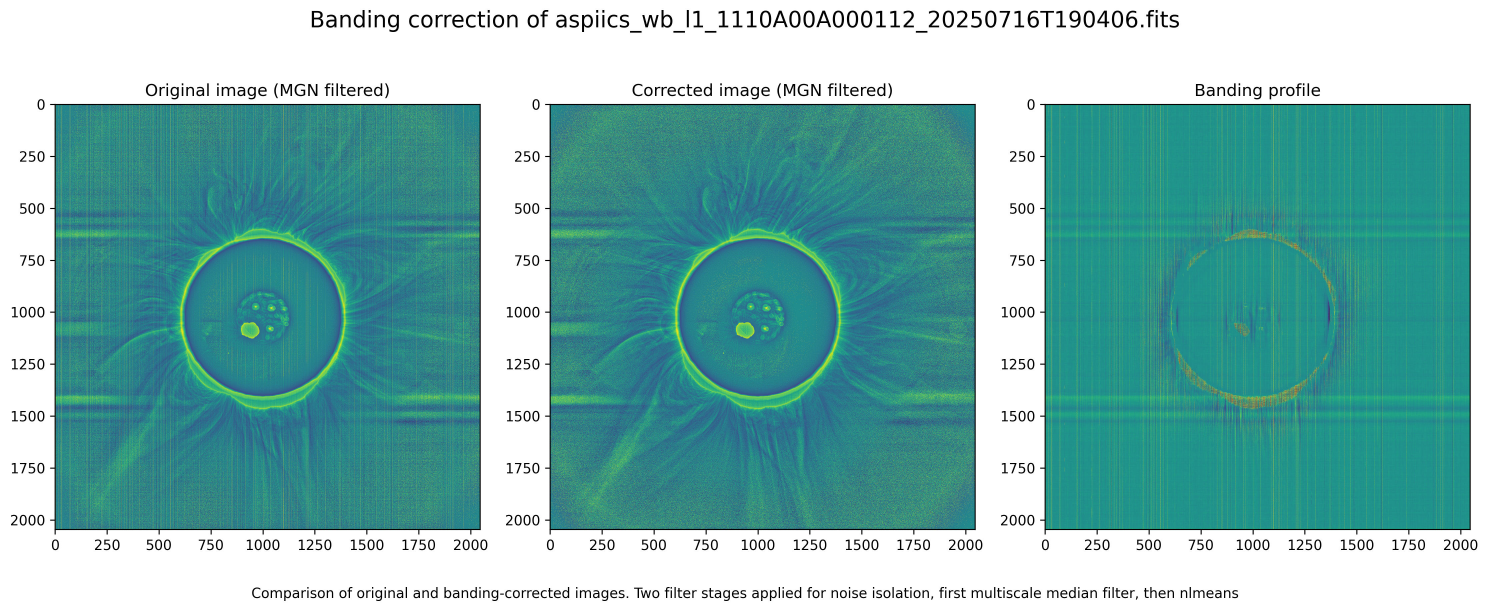
#> input picture images/L2_banding_reduction.jpg, 4464 x 1833 px (shown at 1/3 size); its folder holds only this picture in this run
$ python -i banding_denoise.py   (imports and definitions only)
#> lines starting #> are read from the running program, lines starting #| are printed output that depends on the picture; after the words box and inside, x2 and y2 are one past the last pixel; in counts of white or black regions, pixels touching at a corner belong together
"""
banding_denoise.py

Banding noise correction functions for ASPICIS L2 processing.

Copyright (c) 2026 Simeon Schmauß
SPDX-License-Identifier: MIT

Author: Simeon Schmauß <simeon.schmauss@gmail.com>
"""

from scipy.ndimage import median_filter, distance_transform_edt, binary_dilation
from skimage.restoration import denoise_nl_means
import sunkit_image.enhance as enhance
import matplotlib.pyplot as plt
import numpy as np
from scipy import ndimage

# [24 lines left out: functions split_rows, fill_nan_mirror, not called in this run]


def fast_nanmedian(img, size, *args, **kwargs):
    """Apply a windowed median filter to an image, handling NaN values appropriately.

    Fills NaNs by mirroring across nearest valid value before filtering.
    Uses vectorized_filter with np.nanmedian for images with uint16 type,
    otherwise uses faster standard median_filter.

    Parameters
    ----------
    img : numpy array
        The input image to be filtered.
    size : int or tuple
        Size of the median filter window.
    *args, **kwargs :
        Additional arguments to be passed to the median filter functions.

    Returns
    -------
    filtered_img : numpy array
        The median filtered image.
    """
#> called with size = 15
    if np.ndim(img) != 2:
        raise ValueError("fast_nanmedian only supports 2D images.")

    if np.isnan(img).all():
        # if all values are NaN, return as is
        # print("All NaN image passed to fast_nanmedian, returning as is.")
        return img
    elif np.isnan(img).any():
        mask = np.isfinite(img)

        r0 = mask.any(axis=1).argmax()
        r1 = mask.shape[0] - mask.any(axis=1)[::-1].argmax()
        c0 = mask.any(axis=0).argmax()
        c1 = mask.shape[1] - mask.any(axis=0)[::-1].argmax()
        cropped = img[r0:r1, c0:c1]

        # print(f"Cropped region for vectorized nanmedian: rows {r0}-{r1}, cols {c0}-{c1}")

        # fill NaNs in cropped region with nearest valid value
        cropped = fill_nan_mirror(cropped)

        # apply vectorized nanmedian to cropped region
        cropped_filtered = median_filter(cropped, size=size, *args, **kwargs)

        # place filtered cropped region back into all-NaN image
        img_filtered = np.full_like(img, np.nan)
        img_filtered[r0:r1, c0:c1] = cropped_filtered
        img_filtered[~mask] = np.nan

        return img_filtered
    # [22 lines of commented-out code are left out]
    else:
        # if no NaNs, use faster median filter
        return median_filter(img, size=size, *args, **kwargs)
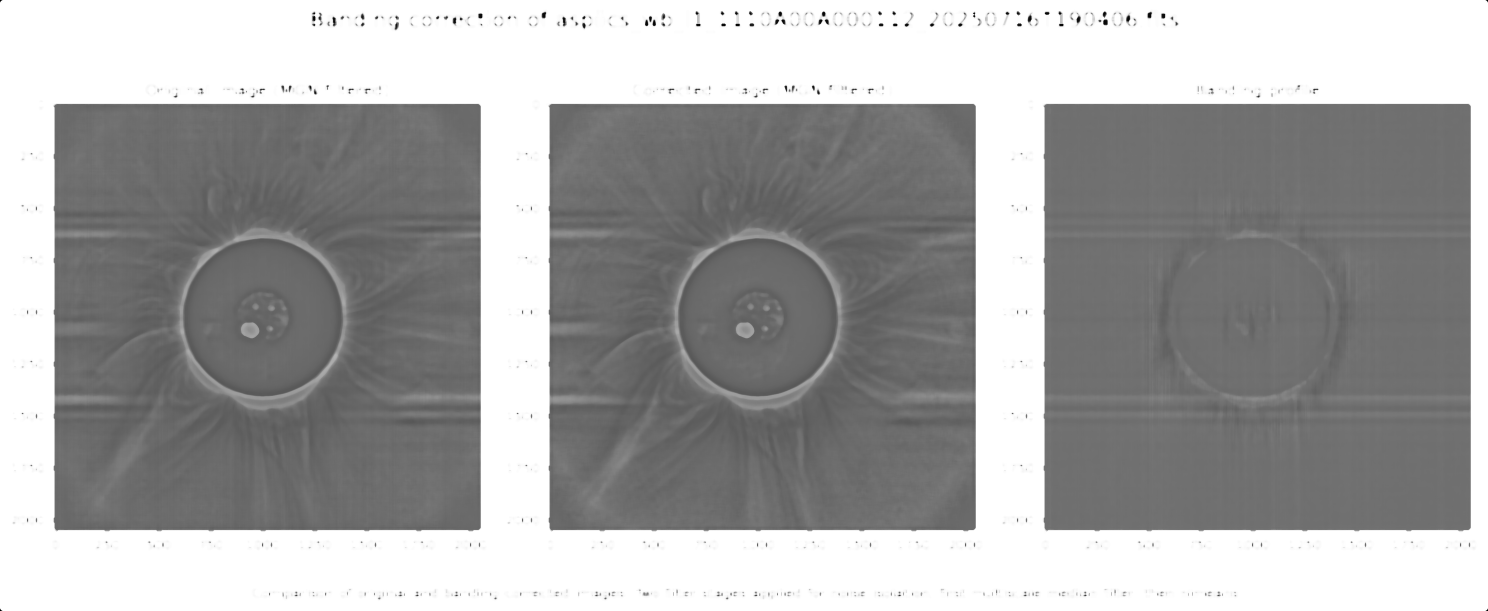
#> returned value: shape (1833, 4464) float32 (shown at 1/3 size); min 0, max 255, mean 166.9


# [57 lines left out: functions _calculate_banding_from_reference, _integer_downsample, _integer_upsample, not called in this run]


def _generate_banding_reference(img, ref_method="median", filter_2d=15, ref_downscale=1, structures_threshold=None):
    """
    Generate a reference image for banding profile calculation.

    Parameters
    ----------
    img : 2D numpy array
        The input image to be corrected.
    ref_method : str, optional
        Method to use for reference image generation. Options are "median" or "nlmeans".
    filter_2d : int, optional
        Size of the median filter applied in 2D to remove large structures.
    ref_downscale : int, optional
        Factor by which to downscale the reference image for banding profile calculation for faster processing.
        Default is 1 (no downscaling).
    structures_threshold : float, optional
        Threshold in standard deviation units to identify remaining structures.
        Default is 60 / filter_2d.

    Returns
    -------
    banding_ref : 2D numpy array
        The generated reference image for banding profile calculation.
        The same size as the input image regardless of downscaling.

    """

    banding_ref = np.float32(img.copy())

    if structures_threshold is None:
        # set default threshold for remaining structures filtering
        structures_threshold = 60 / filter_2d # threshold varies with filter size

    if ref_downscale > 1:
        # use average resampling to downscale image for faster processing
        banding_ref = _integer_downsample(banding_ref, ref_downscale)
        filter_2d = max(3, filter_2d // ref_downscale)

    if ref_method == "median":
        # use a median filtered image as reference for the banding profile calculation
        # this is prone to residual structures around high contast features
        img_med = fast_nanmedian(banding_ref, size=filter_2d, mode='constant')
        banding_ref = banding_ref - img_med
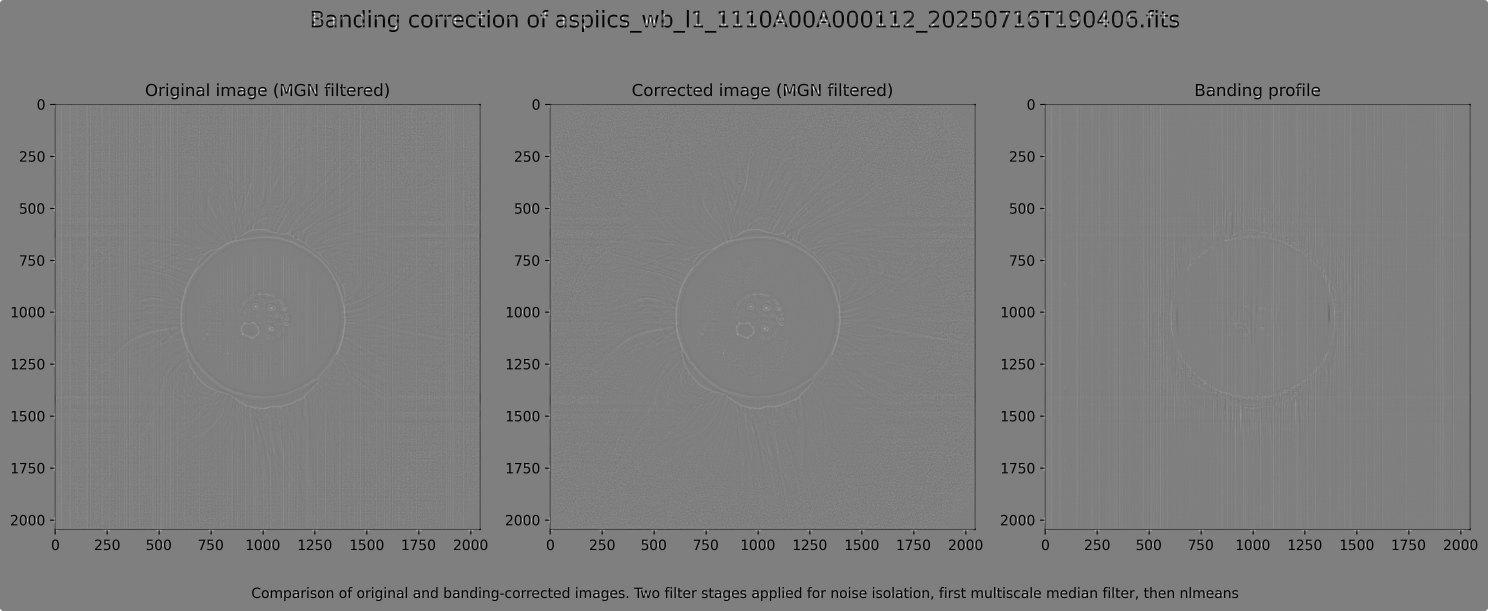
#> banding_ref: shape (1833, 4464) float32 (shown at 1/3 size); min -255, max 255, mean -3.6; drawn with min black and max white

    elif ref_method == "nlmeans":
        # use non-local means denoising to isolate banding profile
        # this is more robust against residual structures than median filtering

        # print("Using non-local means denoising for banding reference")

        sigma = np.nanstd(banding_ref)
        # fill NaNs before applying nlmeans to avoid edge artifacts and NaN bleeding
        img_ref_denoised = fill_nan_mirror(banding_ref)
        img_ref_denoised = denoise_nl_means(img_ref_denoised, h=0.8*sigma, fast_mode=True,
                                            patch_size=filter_2d//2, patch_distance=filter_2d//2, preserve_range=True)
        banding_ref = banding_ref - img_ref_denoised

    if structures_threshold is not False:
        # zero-out remaining structures above a certain amplitude
        std_ref = np.nanstd(banding_ref)
#> std_ref = 31.21
        remaining_structures = np.abs(banding_ref) > std_ref * structures_threshold
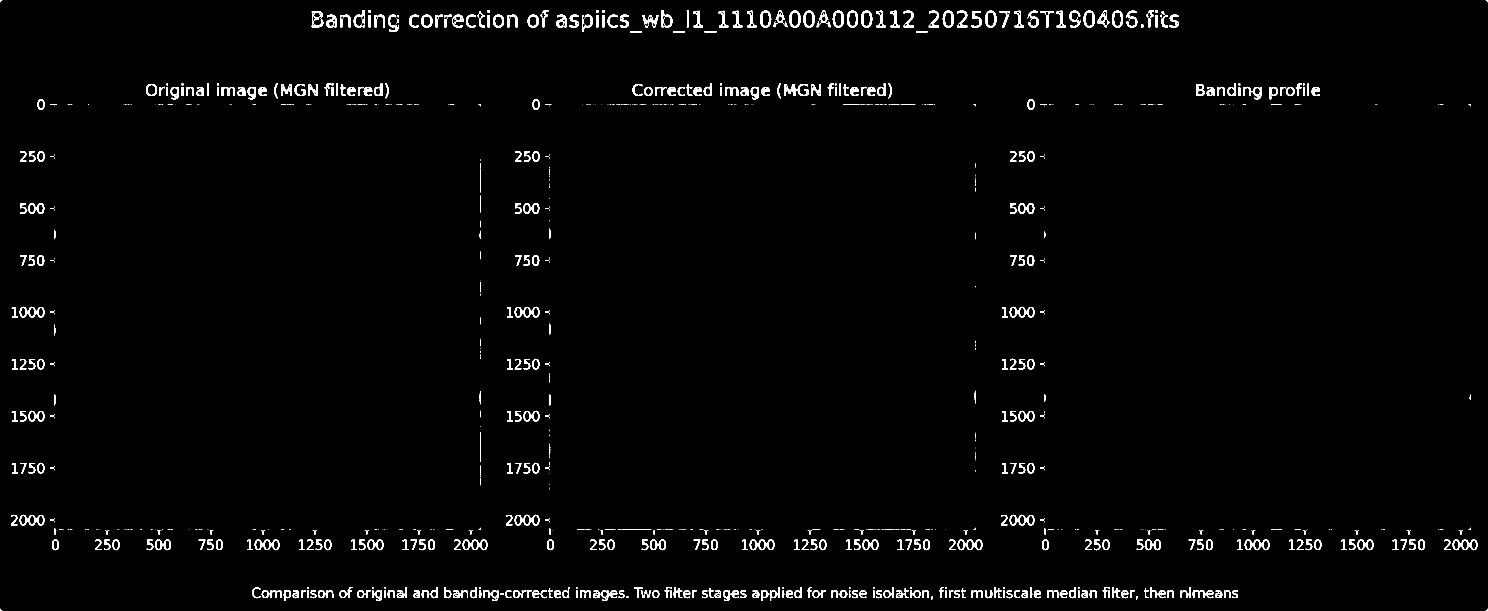
#> remaining_structures: shape (1833, 4464) bool (shown at 1/3 size); 1.6% white; 1333 white regions (707 under 20 px), largest, box (x1, y1, x2, y2) and area: (2583, 32, 2617, 83) 715, (2368, 32, 2402, 83) 709, (2280, 32, 2314, 83) 708
        # dilate the remaining structures mask because not every pixel is caught by the threshold
        structure = np.ones((3,3), dtype=bool)
        remaining_structures = binary_dilation(remaining_structures, structure=structure)
#> remaining_structures: shape (1833, 4464) bool; 2.7% white; 692 white regions (62 under 20 px), largest, box (x1, y1, x2, y2) and area: (2351, 251, 2426, 289) 1663, (4357, 1617, 4433, 1652) 1484, (3028, 1543, 3104, 1578) 1482
        # fill these areas with the global median banding profile

        banding_ref[remaining_structures] = np.nanmedian(banding_ref)
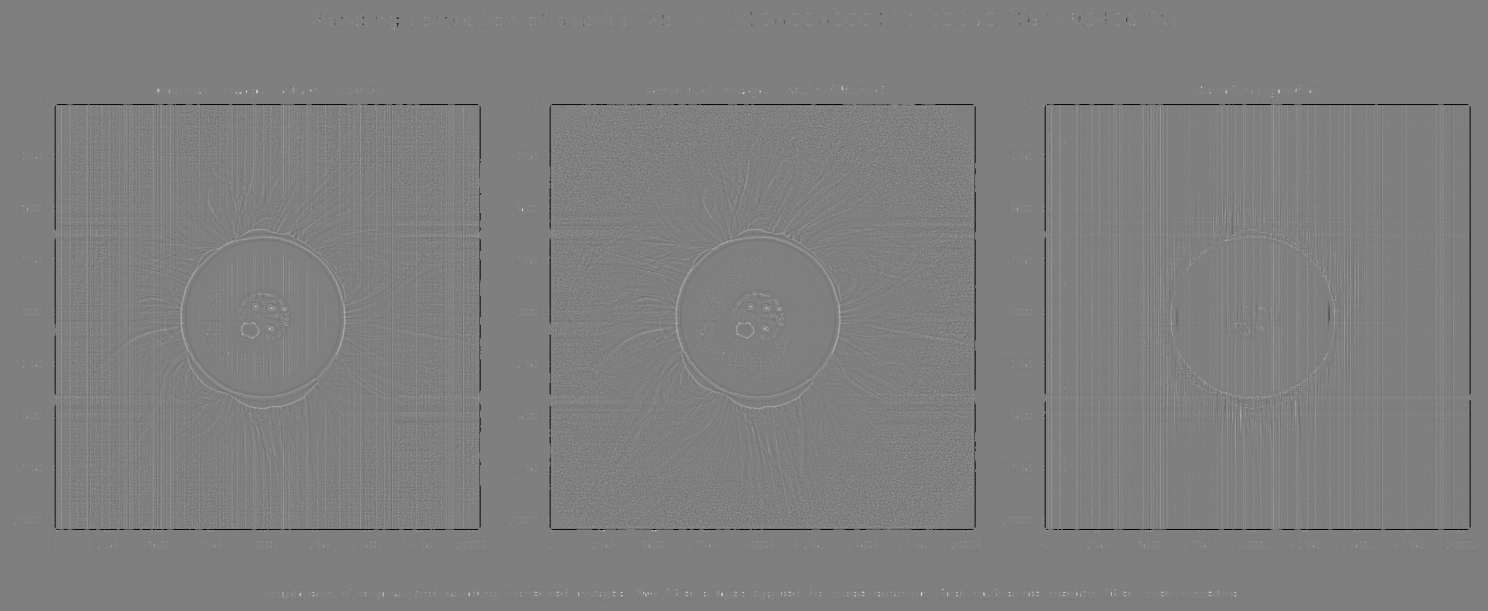
#> banding_ref: shape (1833, 4464) float32 (shown at 1/3 size); min -124, max 124, mean 0; drawn with min black and max white

    if ref_downscale > 1:
        # upscale reference image back to original size
        banding_ref = _integer_upsample(banding_ref, ref_downscale)

    return banding_ref


# [301 lines left out: functions correct_banding, correct_banding_multiscale, correct_banding_splitrows, correct_banding_splitrows_multiscale, _mgn_enhance, _plot_banding_correction_reference and 1 more, not called in this run]

>>> import cv2
>>> picture = cv2.imread('../images/L2_banding_reduction.jpg', cv2.IMREAD_GRAYSCALE)
>>> result = _generate_banding_reference(picture)
